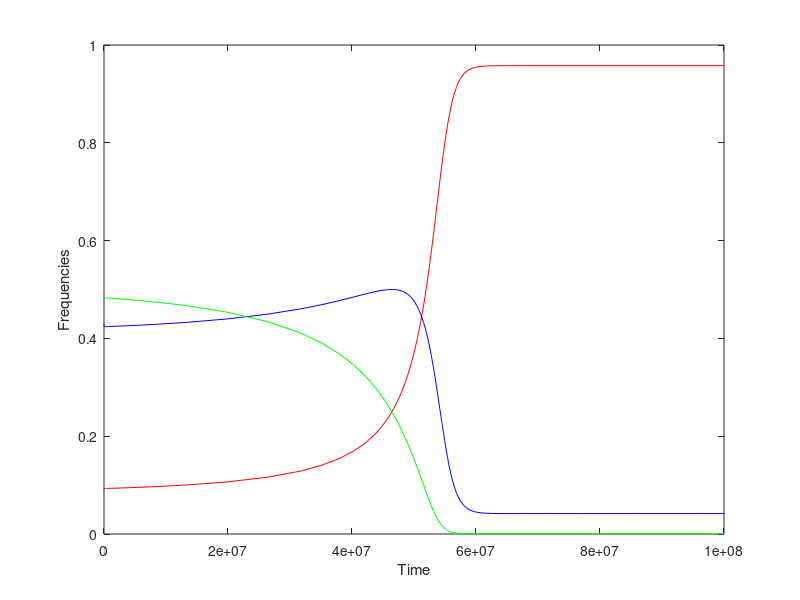

Source code (MATLAB): (Note: this script raises an error after producing the figure.)
function solve_ode_system()
    % Define parameter values
    mu_val = 2e-8;
    nu_val = 1e-9;
    a_val = 0;
    h1_val = 1;
    h2_val = 1;
    h3_val = 1;
    s_val = 1e-6;
    
    % Initial conditions (must sum to <= 1, as g2 = 1 - g0 - g1)
    g0_init = 0.09;
    g1_init = 0.43;
    
    % Time span
    tspan = [0 10^8];
    
    % Solve the ODE system using ode23s with Jacobian
    options = odeset();
    [t, y] = ode23s(@(t, y) odefunc(t, y, s_val, mu_val, nu_val, a_val, h1_val, h2_val, h3_val), tspan, [g0_init, g1_init], options);
    
    % Plot results
    figure;
    plot(t, y(:,1), 'r', 'DisplayName', 'g0'); hold on;
    plot(t, y(:,2), 'b', 'DisplayName', 'g1');
    plot(t, 1 - y(:,1) - y(:,2), 'g', 'DisplayName', 'g2');
    xlabel('Time'); ylabel('Frequencies');
    xscale log
    legend; grid on;
    title('Evolution of g0, g1, and g2');
end

function dydt = odefunc(~, y, s, mu, nu, a, h1, h2, h3)
    % Extract variables
    g0 = y(1);
    g1 = y(2);
    g2 = 1 - g0 - g1; % Constrained by simplex
    
    % Relative fitness calculations
    wbar = 1 - s * (2*g0*g1*h1 + (2*g0*g2 + g1^2)*h2 + 2*g1*g2*h3 + g2^2);
    w0 = (1/wbar);
    w1 = ((1 - s*h1)/wbar);
    w2 = ((1 - s*h2)/wbar);
    w3 = ((1 - s*h3)/wbar);
    w4 = ((1 - s)/wbar);
    
    % Selection terms
    sel_g0 = g0^2 * w0 + (1/2 + a/4) * (2*g0*g1) * w1 + (1/6 + a/3) * (2*g0*g2 + g1^2) * w2 + (a/4) * (2*g1*g2) * w3;
    sel_g1 = (1/2 - a/2) * (2*g0*g1) * w1 + (2/3 - 2*a/3) * (2*g0*g2 + g1^2) * w2 + (1/2 - a/2) * (2*g1*g2) * w3;
    
    % Mutation terms
    mut_g0 = sel_g0 * ((1 - mu)^2) + sel_g1 * (1 - mu) * nu + g2 * (nu^2) - g0;
    mut_g1 = 2 * sel_g0 * (1 - mu) * mu + sel_g1 * (1 - mu) * (1 - nu) + 2 * g2 * (1 - nu) * nu - g1;
    
    % ODE system
    dydt = [mut_g0; mut_g1];
end

function J = jacobian_func(y, s, mu, nu, a, h1, h2, h3)
    % Extract variables
    g0 = y(1);
    g1 = y(2);
    g2 = 1 - g0 - g1; % Constrained by simplex
    
    % Compute derivatives for the Jacobian
    dg0_dg0 = 2*g0*(1 - mu)^2 + (1/2 + a/4) * 2 * g1 * (1 - s*h1)/((1 - s * (2*g0*g1*h1 + (2*g0*g2 + g1^2)*h2 + 2*g1*g2*h3 + g2^2))) - 1;
    dg0_dg1 = (1/2 + a/4) * 2 * g0 * (1 - s*h1)/((1 - s * (2*g0*g1*h1 + (2*g0*g2 + g1^2)*h2 + 2*g1*g2*h3 + g2^2))) + (1/6 + a/3) * 2 * g1 * (1 - s*h2)/((1 - s * (2*g0*g1*h1 + (2*g0*g2 + g1^2)*h2 + 2*g1*g2*h3 + g2^2))) - 1;
    dg1_dg0 = 2 * (1 - mu) * mu * (2*g0*(1 - mu)^2 + (1/2 + a/4) * 2 * g1 * (1 - s*h1)/((1 - s * (2*g0*g1*h1 + (2*g0*g2 + g1^2)*h2 + 2*g1*g2*h3 + g2^2)))) + (1/2 - a/2) * 2 * g1 * (1 - s*h1)/((1 - s * (2*g0*g1*h1 + (2*g0*g2 + g1^2)*h2 + 2*g1*g2*h3 + g2^2))) - 1;
    dg1_dg1 = (1/2 - a/2) * 2 * g0 * (1 - s*h1)/((1 - s * (2*g0*g1*h1 + (2*g0*g2 + g1^2)*h2 + 2*g1*g2*h3 + g2^2))) + (2/3 - 2*a/3) * 2 * g1 * (1 - s*h2)/((1 - s * (2*g0*g1*h1 + (2*g0*g2 + g1^2)*h2 + 2*g1*g2*h3 + g2^2))) - 1;
    
    % Jacobian matrix
    J = [dg0_dg0, dg0_dg1; dg1_dg0, dg1_dg1];
end

solve_ode_system()